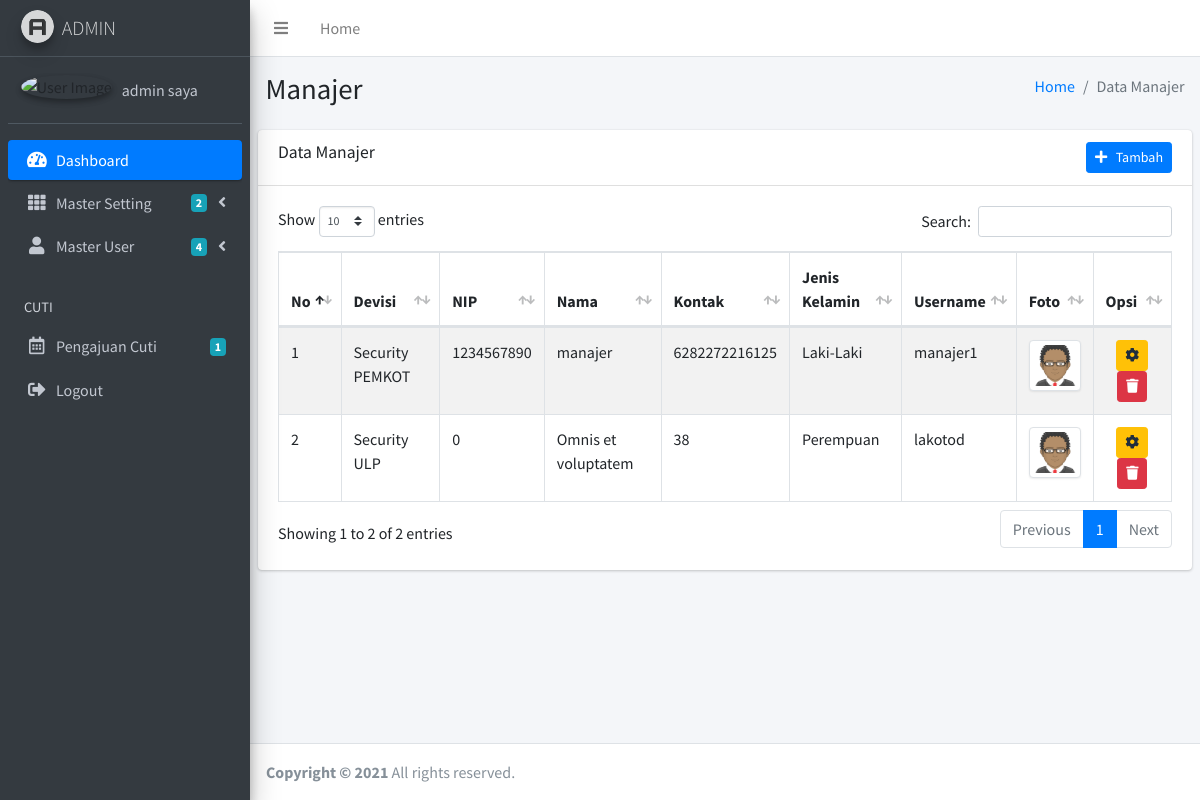
The page /admin/manajer.php (signed in) on the database its author committed.
### tables this page shows
CREATE TABLE `tbl_manajer` (
  `manajer_id` int(11) NOT NULL,
  `manajer_divisi` int(11) NOT NULL,
  `manajer_nip` int(11) NOT NULL,
  `manajer_nama` varchar(50) NOT NULL,
  `manajer_kelamin` varchar(20) NOT NULL,
  `manajer_alamat` varchar(100) NOT NULL,
  `manajer_kontak` varchar(15) NOT NULL,
  `manajer_username` varchar(50) NOT NULL,
  `manajer_password` varchar(100) NOT NULL,
  `manajer_foto` varchar(100) NOT NULL,
  `manajer_tanda_tangan` varchar(255) DEFAULT NULL
);

CREATE TABLE `tbl_divisi` (
  `divisi_id` int(11) NOT NULL,
  `divisi_nama` varchar(100) NOT NULL
);

### admin/manajer.php (the view, shortened to what this page needs)
<?php include 'header.php'; ?>
<div class="content-wrapper">
	<section class="content-header">
		<div class="container-fluid">
			<div class="row mb-2">
				<div class="col-sm-6">
					<h1>Manajer</h1>
				</div>
				<div class="col-sm-6">
					<ol class="breadcrumb float-sm-right">
						<li class="breadcrumb-item"><a href="index.php">Home</a></li>
						<li class="breadcrumb-item active">Data Manajer</li>
					</ol>
				</div>
			</div>
		</div>
	</section>
	<section class="content">
		<div class="row">
			<div class="col-12">
				<div class="card">
					<div class="card-header">
						<h3 class="card-title">Data Manajer</h3>
						<div class="float-right">
							<button type="button" class="btn btn-primary btn-sm" data-toggle="modal" data-target="#addManajer">
								<i class="fa fa-plus"></i> &nbsp Tambah
							</button>
						</div>
					</div>
					<div class="card-body">
						<table id="example1" class="table table-bordered table-striped">
							<thead>
								<tr>
									<th width="1%">No</th>
									<th>Devisi</th>
									<th>NIP</th>
									<th>Nama</th>
									<th>Kontak</th>
									<th>Jenis Kelamin</th>
									<th>Username</th>
									<th>Foto</th>
									<th>Opsi</th>
								</tr>
							</thead>
							<tbody>
								<?php
								$no=1;
								$data = mysqli_query($koneksi,"select * from tbl_manajer, tbl_divisi where manajer_divisi=divisi_id");
								while($d = mysqli_fetch_array($data)){
									?>
									<tr>
										<td><?php echo $no++; ?></td>
										<td><?php echo $d['divisi_nama'] ?></td>
										<td><?php echo $d['manajer_nip'] ?></td>
										<td><?php echo $d['manajer_nama'] ?></td>
										<td><?php echo $d['manajer_kontak'] ?></td>
										<td><?php echo $d['manajer_kelamin'] ?></td>
										<td><?php echo $d['manajer_username'] ?></td>
										<td>
											<?php
											if($d['manajer_foto']=="manajer_foto.png"){
												?>
												<img
												src="../dist/img/manajer_foto.png" class="img-thumbnail" alt="Cinque Terre" width="60px" height="40px">
												<?php
											}else{
												?>
												<img src="../gambar/user/<?php echo $d['manajer_foto'] ?>" class="img-thumbnail" alt="Cinque Terre" width="60px" height="40px">
												<?php
											}
											?>
										</td>
										<td>
											<center>
												<button type="button" class="btn btn-warning btn-sm btn-icon" data-toggle="modal" data-target="#edit_manajer_<?php echo $d['manajer_id'] ?>">
													<i class="fas fa-cog"></i>
												</button>
												<button type="button" class="btn btn-danger btn-sm btn-icon" data-toggle="modal" data-target="#hapus_manajer_<?php echo $d['manajer_id'] ?>">
													<i class="fas fa-trash"></i>
												</button>
											</center>
										</td>
									</tr>
									<?php
								}
								?>
						</table>
					</div>
				</div>
			</div>
		</div>
	</section>
</div>
<?php include 'footer.php'; ?>

### admin/header.php (shortened to what this page needs)
<!DOCTYPE html>
<html>
<head>
  <link rel="stylesheet" href="../plugins/fontawesome-free/css/all.min.css">
  <link rel="stylesheet" href="https://code.ionicframework.com/ionicons/2.0.1/css/ionicons.min.css">
  <link rel="stylesheet" href="../plugins/tempusdominus-bootstrap-4/css/tempusdominus-bootstrap-4.min.css">
  <link rel="stylesheet" href="../plugins/icheck-bootstrap/icheck-bootstrap.min.css">
  <link rel="stylesheet" href="../plugins/jqvmap/jqvmap.min.css">
  <link rel="stylesheet" href="../plugins/datatables-bs4/css/dataTables.bootstrap4.css">
  <link rel="stylesheet" href="../dist/css/adminlte.min.css">
  <link rel="stylesheet" href="../plugins/overlayScrollbars/css/OverlayScrollbars.min.css">
  <link rel="stylesheet" href="../plugins/daterangepicker/daterangepicker.css">
  <link rel="stylesheet" href="../plugins/summernote/summernote-bs4.css">
</head>
  <?php include '../koneksi.php'; ?>
<body class="hold-transition sidebar-mini layout-fixed">
<div class="wrapper">
  <nav class="main-header navbar navbar-expand navbar-white navbar-light">
    <ul class="navbar-nav">
      <li class="nav-item">
        <a class="nav-link" data-widget="pushmenu" href="#"><i class="fas fa-bars"></i></a>
      </li>
      <li class="nav-item d-none d-sm-inline-block">
        <a href="index.php" class="nav-link">Home</a>
      </li>
    </ul>
  </nav>
  <aside class="main-sidebar sidebar-dark-primary elevation-4">
    <a href="index.php" class="brand-link">
      <img src="../dist/img/AdminLTELogo.png" alt="AdminLTE Logo" class="brand-image img-circle elevation-3"
           style="opacity: .8">
      <span class="brand-text font-weight-light">ADMIN</span>
    </a>
    <?php
    $saya = $_SESSION['id'];
    $data = mysqli_query($koneksi,"select * from admin where id='$saya'");
    $d = mysqli_fetch_assoc($data);
    ?>
    <div class="sidebar">
      <div class="user-panel mt-3 pb-3 mb-3 d-flex">
        <div class="image">
          <?php
          if($d['foto']=="foto.png"){
            ?>
            <img src="../dist/img/foto.png" class="img-circle elevation-2" alt="User Image">
            <?php
          }else{
            ?>
            <img src="../gambar/user/<?php echo $d['foto'] ?>" class="img-circle elevation-2" alt="User Image">
            <?php
          }
          ?>
        </div>
        <div class="info">
          <a href="index.php" class="d-block"><?php echo $d['name'] ?></a>
        </div>
      </div>
      <nav class="mt-2">
        <ul class="nav nav-pills nav-sidebar flex-column" data-widget="treeview" role="menu" data-accordion="false">
          <li class="nav-item has-treeview menu-open">
            <a href="index.php" class="nav-link active">
              <i class="nav-icon fas fa-tachometer-alt"></i>
              <p>
                Dashboard
              </p>
            </a>
          </li>
          <li class="nav-item has-treeview">
            <a href="#" class="nav-link">
              <i class="nav-icon fas fa-th"></i>
              <p>
                Master Setting
                <i class="fas fa-angle-left right"></i>
                <span class="badge badge-info right">2</span>
              </p>
            </a>
          </li>
          <li class="nav-item has-treeview">
            <a href="#" class="nav-link">
              <i class="nav-icon fas fa-user"></i>
              <p>
                Master User
                <i class="fas fa-angle-left right"></i>
                <span class="badge badge-info right">4</span>
              </p>
            </a>
          </li>
          <li class="nav-header">CUTI</li>
          <li class="nav-item">
            <a href="cuti.php" class="nav-link">
              <i class="nav-icon far fa-calendar-alt"></i>
              <p>
                 <?php
                $cuti = mysqli_query($koneksi,"select * from cuti");
                $ct = mysqli_num_rows($cuti);
                ?>
                Pengajuan Cuti
                <span class="badge badge-info right"><?php echo $ct ?></span>
              </p>
            </a>
          </li>
           <li class="nav-item">
            <a href="logout.php" class="nav-link">
              <i class="nav-icon fas fa-sign-out-alt"></i>
              <p>
                Logout
              </p>
            </a>
          </li>
        </ul>
      </nav>
    </div>
  </aside>

### admin/footer.php (shortened to what this page needs)
  <footer class="main-footer">
    <strong>Copyright &copy; 2021 </strong>
    All rights reserved.
  </footer>
</div>
</body>
</html>

### rows shown on the page
tbl_manajer: tbl_divisi.divisi_nama "Security PEMKOT", manajer_nip "1234567890", manajer_nama "manajer", manajer_kontak "6282272216125", manajer_kelamin "Laki-Laki", manajer_username "manajer1"
tbl_manajer: tbl_divisi.divisi_nama "Security ULP", manajer_nip "0", manajer_nama "Omnis et voluptatem", manajer_kontak "38", manajer_kelamin "Perempuan", manajer_username "lakotod"

### other values the page prints
$d['name'] "admin saya"
$ct "1"
